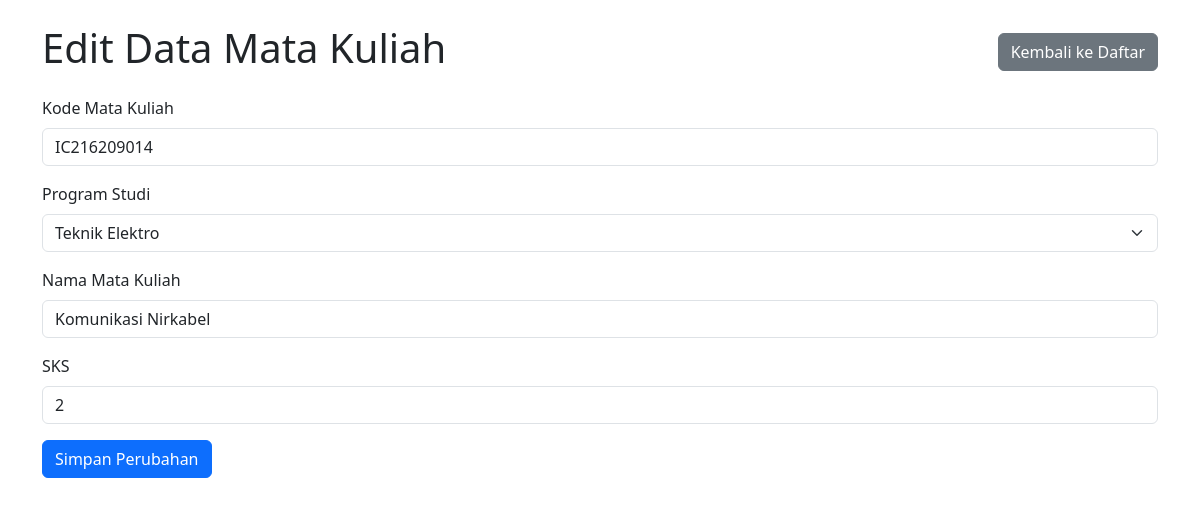
The page /managematkul/edit_matakuliah.php?kode_mk=IC216209014 (signed in) on the database its author committed.
### tables this page shows
CREATE TABLE `matakuliah` (
  `kode_mk` varchar(20) NOT NULL,
  `id_prodi` varchar(5) NOT NULL,
  `nama_mk` varchar(100) NOT NULL,
  `sks` int NOT NULL
);

CREATE TABLE `prodi` (
  `id_prodi` varchar(5) NOT NULL,
  `id_fakultas` varchar(5) NOT NULL,
  `nama_prodi` varchar(100) NOT NULL,
  `jenjang` enum('Profesi','D3','S1','S2','S3') NOT NULL
);

### managematkul/edit_matakuliah.php (the view, shortened to what this page needs)
<?php
require_once '../main/config_db.php';
$entry = null;
$kode_mk_edit = isset($_GET['kode_mk']) ? mysqli_real_escape_string($conn, $_GET['kode_mk']) : null;
$prodi_options = [];
$sql_prodi_list = "SELECT id_prodi, nama_prodi FROM prodi ORDER BY nama_prodi ASC";
$result_prodi_list = mysqli_query($conn, $sql_prodi_list);
if ($result_prodi_list) {
    while ($row_prodi = mysqli_fetch_assoc($result_prodi_list)) {
        $prodi_options[] = $row_prodi;
    }
}
if ($kode_mk_edit && $_SERVER['REQUEST_METHOD'] !== 'POST') {
    $sql_select = "SELECT kode_mk, id_prodi, nama_mk, sks FROM matakuliah WHERE kode_mk = ?";
    $stmt_select = mysqli_prepare($conn, $sql_select);
    mysqli_stmt_bind_param($stmt_select, "s", $kode_mk_edit);
    mysqli_stmt_execute($stmt_select);
    $result = mysqli_stmt_get_result($stmt_select);
    $entry = mysqli_fetch_assoc($result);
}
?>
<!DOCTYPE html>
<html lang="id">
<head>
    <link href="https://cdn.jsdelivr.net/npm/bootstrap@5.3.0/dist/css/bootstrap.min.css" rel="stylesheet">
</head>
<body>
    <div class="container mt-4">
        <div class="d-flex justify-content-between align-items-center mb-3">
            <h1>Edit Data Mata Kuliah</h1>
            <a href="manage_matakuliah.php" class="btn btn-secondary">Kembali ke Daftar</a>
        </div>
        <?php if ($kode_mk_edit && $entry): ?>
            <form method="POST" action="edit_matakuliah.php?kode_mk=<?= htmlspecialchars($kode_mk_edit) ?>">
                <div class="mb-3">
                    <label for="kode_mk_display" class="form-label">Kode Mata Kuliah</label>
                    <input type="text" class="form-control" id="kode_mk_display" value="<?= htmlspecialchars($entry['kode_mk']) ?>" readonly>
                    </div>
                <div class="mb-3">
                    <label for="id_prodi_edit" class="form-label">Program Studi</label>
                    <select class="form-select" id="id_prodi_edit" name="id_prodi" required>
                        <?php foreach ($prodi_options as $prodi): ?>
                            <option value="<?= htmlspecialchars($prodi['id_prodi']) ?>" <?= ($entry['id_prodi'] === $prodi['id_prodi'] ? 'selected' : '') ?>>
                                <?= htmlspecialchars($prodi['nama_prodi']) ?>
                            </option>
                        <?php endforeach; ?>
                    </select>
                </div>
                <div class="mb-3">
                    <label for="nama_mk_edit" class="form-label">Nama Mata Kuliah</label>
                    <input type="text" class="form-control" id="nama_mk_edit" name="nama_mk" value="<?= htmlspecialchars($entry['nama_mk']) ?>" required>
                </div>
                <div class="mb-3">
                    <label for="sks_edit" class="form-label">SKS</label>
                    <input type="number" class="form-control" id="sks_edit" name="sks" value="<?= htmlspecialchars($entry['sks']) ?>" min="1" required>
                </div>
                <button type="submit" class="btn btn-primary">Simpan Perubahan</button>
            </form>
        <?php elseif(!$kode_mk_edit): ?>
            <div class="alert alert-warning">Tidak ada kode mata kuliah yang dipilih untuk diedit.</div>
        <?php endif; ?>
    </div>
</body>
</html>

### rows shown on the page
matakuliah: kode_mk "IC216209014", id_prodi "Teknik Elektro", nama_mk "Komunikasi Nirkabel", sks "2"
